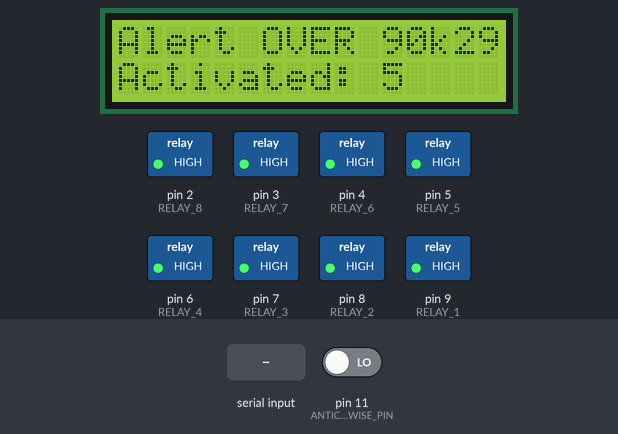
A sketch run on a simulated Arduino Uno, built with avr-gcc and run on an emulated ATmega328P. Shown: 16×2 character LCD, switched loads named in the sketch (green lamp = pin HIGH). Inputs (shaded band) come from the test bench; at power-on: pin 11 (ANTICLOCKWISE_PIN) LOW. EEPROM starts erased; what the sketch prints to the serial monitor is not drawn.

Above: at 1.5 s.
1.6 s: "1\n" received over Serial
3.1 s: byte 10 (10) received over Serial
4.6 s: "0\n" received over Serial
6.1 s: "2\n" received over Serial
7.6 s: byte 10 (10) received over Serial
9.1 s: "1\n" received over Serial
Timing chart, 0 to 11.6 s (numbered marks = the images above; inputs shaded):
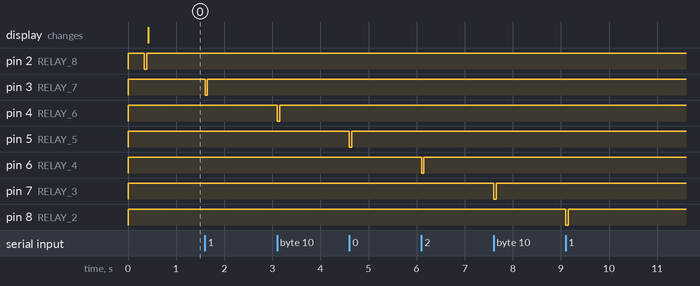

Measured:
- after the input at 1.6 s, pin 3 (RELAY_7): HIGH → LOW at once, → HIGH 0.05 s later
- after the input at 3.1 s, pin 4 (RELAY_6): HIGH → LOW at once, → HIGH 0.05 s later
- after the input at 4.6 s, pin 5 (RELAY_5): HIGH → LOW at once, → HIGH 0.05 s later
- after the input at 6.1 s, pin 6 (RELAY_4): HIGH → LOW at once, → HIGH 0.05 s later
- after the input at 7.6 s, pin 7 (RELAY_3): HIGH → LOW at once, → HIGH 0.05 s later
- after the input at 9.1 s, pin 8 (RELAY_2): HIGH → LOW at once, → HIGH 0.05 s later

The sketch:

switch_controller.ino
```cpp
#include <avr/eeprom.h>
#include <Wire.h>
#include <LiquidCrystal_I2C.h>


/**************************************************************************************************/
/*                                                                                                */
/*                          Controller for the Radiall RF Switch.                                 */
/*                                                                                                */
/* The switch is controlled by sending DC pulses through 7 relays which in turn are controlled by */
/* an optical signal that changes the relay. There are 8 relays in the board but the last one is  */
/* not used. There is one-to-one relation between the pins 2 through 8 and the relay 2 through 8. */
/*                                                                                                */
/* This is the setting:  pin 2 - relay 8                                                          */
/*                       pin 3 - relay 7                                                          */
/*                       pin 4 - relay 6                                                          */
/*                       pin 5 - relay 5                                                          */
/*                       pin 6 - relay 4                                                          */
/*                       pin 7 - relay 3                                                          */
/*                       pin 8 - relay 2                                                          */
/*                                                                                                */
/* To activate the relay, one must send a LOW signal to its respective pin.                       */
/* The pin 11 is used to detect when the button is pressed through a pull up circuit. When that   */
/* happens the next relay will be activated for some time and them desactivated. Therefore the    */
/* relays are activated in decrescent order, starting at relay 8. When last relay activated was   */
/* relay 2, it is reset to relay 8. The last relay activated is also saved at the eeprom memory.  */
/* If the write/erase cycles pass over 90k, a warning will be sent through the serial channell.   */
/*                                                                                                */
/**************************************************************************************************/

// Memory address that saves the number of the last relay activated. 1 byte used.
#define ADDRESS_COMMAND 0

// Memory address that save how many times the command memory was written over. As the recommended
// number of write/erase cycles is 100k, it stores a 32bit integer.
#define ADDRESS_CYCLES ADDRESS_COMMAND + 1

// The is the variable that holds the number of write/erase cycles. if it is over 90k, an warning is
// sent through the serial channel.
uint32_t numberOfCycles = 0;

// relay pins
#define RELAY_1 9
#define RELAY_2 8
#define RELAY_3 7
#define RELAY_4 6
#define RELAY_5 5
#define RELAY_6 4
#define RELAY_7 3
#define RELAY_8 2


// button pin
#define ANTICLOCKWISE_PIN 11

// This variable holds the number of the last relay activated
int8_t presentCommand = 0;

// These variables are used to detect if the button was pressed.
// If the last button value was 1 and the actual value is 0, the button has
// just been pressed.
uint8_t buttonValueAntiClockwise = 1;
uint8_t previousButtonValueAntiClockwise = 1;


// This variable holds how much the relay should be activate. This number should be calibrated.
uint8_t timeDelay = 50;

// Setting display address at 0x27
LiquidCrystal_I2C lcd(0x27,16,2);

// Here we set all relay pins as output and and the relay as off.
// and then turn on serial communication and send a code to say it is ready ('o').
// We also read the last relay activated and the number of write/erase cycles.
void setup() {
  pinMode(RELAY_1,OUTPUT);
  pinMode(RELAY_2,OUTPUT);
  pinMode(RELAY_3,OUTPUT);
  pinMode(RELAY_4,OUTPUT);
  pinMode(RELAY_5,OUTPUT);
  pinMode(RELAY_6,OUTPUT);
  pinMode(RELAY_7,OUTPUT);
  pinMode(RELAY_8,OUTPUT);

  pinMode(ANTICLOCKWISE_PIN,INPUT);

  while (!eeprom_is_ready());

  presentCommand = eeprom_read_byte((uint8_t*)ADDRESS_COMMAND);
  numberOfCycles = eeprom_read_dword((uint32_t*)ADDRESS_CYCLES);

  // reset all relay
  click(-1);
  lcd.init();
  lcd.backlight();

  Serial.begin(9600);
  Serial.print("Activated ");

  lcd.setCursor(0,1);
  lcd.print("Activated: ");
  // This is an work around the issue that when activating relay 8, instead sending a pulse to switch 6, it sends a pulse to switch 5
  // I do not know why this is happening
  switch((int)presentCommand-1){
    case 6: lcd.print("5   ");break;
    case 5: lcd.print("4   ");break;
    case 4: lcd.print("3   ");break;
    case 3: lcd.print("2   ");break;
    case 2: lcd.print("1   ");break;
    case 1: lcd.print("6   ");break;
    case 0: lcd.print("None");
  }

  Serial.println(presentCommand-1);
  Serial.print("# of EEPROM write/erase cycles: ");
  lcd.setCursor(0,0);
  lcd.print("Cycles ");
  lcd.print(numberOfCycles);

  Serial.println(numberOfCycles);
  if(numberOfCycles>90000) {
    lcd.setCursor(0,0);
    lcd.print("Alert OVER 90k");
    Serial.println("ALERT: The number of write/erase cycles at the EEPROM is over 90k.\n The max number allowed is 100k but it is recommended to change the memory addresses nonetheless.\n Update ADDRESS_COMMAND to the its actual value + 8. Remember that the memory size is limited to 512 bytes.");
  }
}


// This is an work around the issue that when activating relay 8, instead sending a pulse to switch 6, it sends a pulse to switch 5
// I do not know why this is happening
void print_correct(int pin) {
  switch(pin){
    case 6: lcd.print("5   ");break;
    case 5: lcd.print("4   ");break;
    case 4: lcd.print("3   ");break;
    case 3: lcd.print("2   ");break;
    case 2: lcd.print("1   ");break;
    case 1: lcd.print("6   ");break;
    case 0: lcd.print("None");
  }
}

// This function in turn off all relay except the relay k
void click(int8_t relay_k) {
  for(int8_t relay = 2; relay <= 9; relay++) {
      digitalWrite(relay,HIGH);
  }
  if(relay_k >= 2 and relay_k <= 9)
    digitalWrite(relay_k,LOW);
}

// activate for a brief time just one relay
void change(int8_t command,uint8_t t) {

      // it is 9-command because the relay k is connected to pin 9-k.
      // it activate the right relay for t milliseconds.
      digitalWrite(9-command,LOW);
      delay(t);
      digitalWrite(9-command,HIGH);

      //Save the last relay number that has just been activated and update the number of cycles
      eeprom_write_byte((uint8_t*)ADDRESS_COMMAND,(uint8_t)presentCommand);
      numberOfCycles++;
      eeprom_write_dword((uint32_t*)ADDRESS_CYCLES,numberOfCycles);
}


int incomingByte = 0;

// this function detects a command and activates the relay
void loop() {
  if(Serial.available() > 0) {

    // read the incoming byte:
    incomingByte = Serial.read();
    if(incomingByte == 10) {
      Serial.println("click");
      if(--presentCommand<1) presentCommand = 7;
      change(presentCommand,timeDelay);

      Serial.print("Activated: ");
      Serial.println((int)presentCommand-1
      );
    }

  }
  // detect if button is pressed
  previousButtonValueAntiClockwise = buttonValueAntiClockwise;
  buttonValueAntiClockwise = digitalRead(ANTICLOCKWISE_PIN);
  if(buttonValueAntiClockwise == previousButtonValueAntiClockwise-1) {
    if(--presentCommand<1) presentCommand = 7;
    change(presentCommand,timeDelay);

    lcd.setCursor(0,1);
    lcd.print("Activated: ");
    print_correct((int)presentCommand-1);
    Serial.print("Activated: ");
    Serial.println((int)presentCommand-1);

    // Added an delay to stop activating the button twice sometimes when clicking it.
    delay(1000);
  }
}
```
